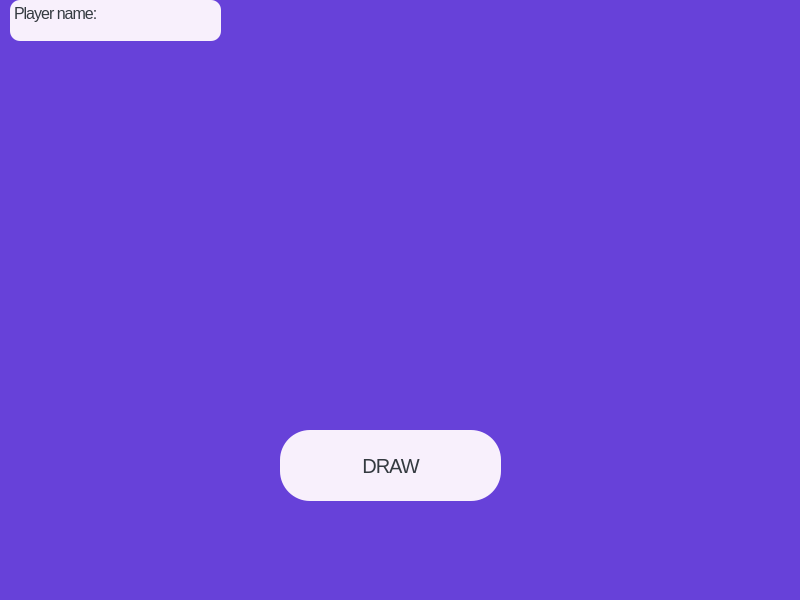
<?xml version="1.0" encoding="UTF-8"?>
<ui version="4.0">
 <class>PreDrawWindow</class>
 <widget class="QMainWindow" name="PreDrawWindow">
  <property name="geometry">
   <rect>
    <x>0</x>
    <y>0</y>
    <width>800</width>
    <height>600</height>
   </rect>
  </property>
  <property name="windowTitle">
   <string>MainWindow</string>
  </property>
  <property name="styleSheet">
   <string notr="true">background-color: #6741d9;</string>
  </property>
  <widget class="QWidget" name="centralwidget">
   <widget class="QTextEdit" name="textEdit">
    <property name="geometry">
     <rect>
      <x>10</x>
      <y>0</y>
      <width>211</width>
      <height>41</height>
     </rect>
    </property>
    <property name="styleSheet">
     <string notr="true">background-color: #f8f0fc;
color: #343a40;
font: 20px;
line-height: 1;
letter-spacing: -1px;
border-radius: 10px;
</string>
    </property>
    <property name="html">
     <string>&lt;!DOCTYPE HTML PUBLIC &quot;-//W3C//DTD HTML 4.0//EN&quot; &quot;http://www.w3.org/TR/REC-html40/strict.dtd&quot;&gt;
&lt;html&gt;&lt;head&gt;&lt;meta name=&quot;qrichtext&quot; content=&quot;1&quot; /&gt;&lt;meta charset=&quot;utf-8&quot; /&gt;&lt;style type=&quot;text/css&quot;&gt;
p, li { white-space: pre-wrap; }
hr { height: 1px; border-width: 0; }
li.unchecked::marker { content: &quot;\2610&quot;; }
li.checked::marker { content: &quot;\2612&quot;; }
&lt;/style&gt;&lt;/head&gt;&lt;body style=&quot; font-family:'.AppleSystemUIFont'; font-size:20px; font-weight:400; font-style:normal; letter-spacing:-1px;&quot;&gt;
&lt;p style=&quot; margin-top:0px; margin-bottom:0px; margin-left:0px; margin-right:0px; -qt-block-indent:0; text-indent:0px;&quot;&gt;&lt;span style=&quot; font-size:12pt;&quot;&gt;Player name:&lt;/span&gt;&lt;/p&gt;&lt;/body&gt;&lt;/html&gt;</string>
    </property>
    <property name="placeholderText">
     <string/>
    </property>
   </widget>
   <widget class="QPushButton" name="pushButton">
    <property name="geometry">
     <rect>
      <x>280</x>
      <y>430</y>
      <width>221</width>
      <height>71</height>
     </rect>
    </property>
    <property name="styleSheet">
     <string notr="true">background-color: #f8f0fc;
color: #343a40;
font: 20px;
line-height: 1;
letter-spacing: -1px;
border-radius: 30px;
</string>
    </property>
    <property name="text">
     <string>DRAW</string>
    </property>
   </widget>
  </widget>
  <widget class="QMenuBar" name="menubar">
   <property name="geometry">
    <rect>
     <x>0</x>
     <y>0</y>
     <width>800</width>
     <height>24</height>
    </rect>
   </property>
  </widget>
  <widget class="QStatusBar" name="statusbar"/>
 </widget>
 <resources/>
 <connections/>
</ui>
